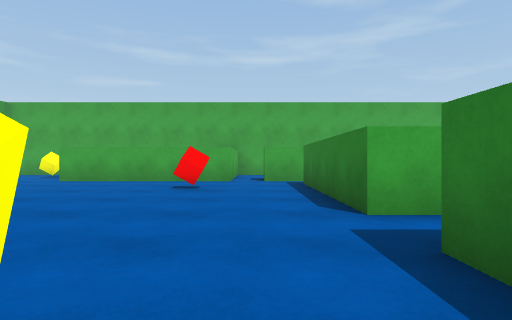
[1] (above)

22 first-person views from a walk through a scene from a Unity 3-D project. The camera is 0.62 m above the floor, looks level and sees 75° across. The floor is counted in squares, 1 m on a side. Each view is taken from the middle of a square. On the plan, view 1 faces up. The plan holds only what a view shows up to about 10 squares ahead; the rest is blank. The player is left out.

[2]
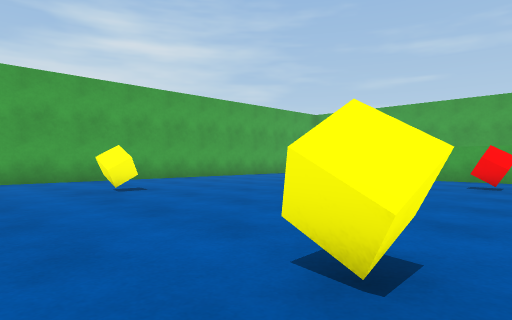

[3]
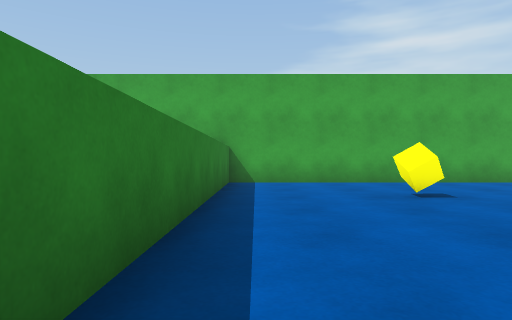

[4]
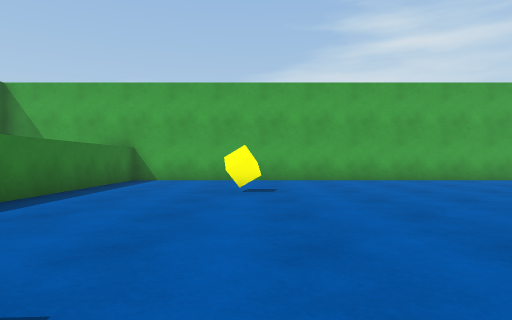

[5]
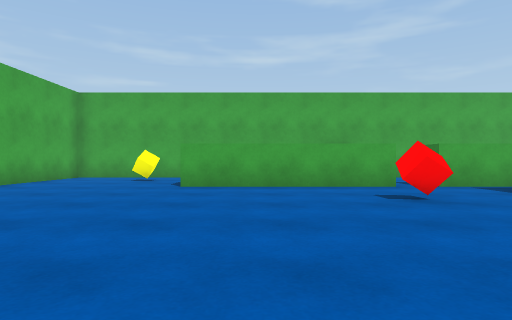

[6]
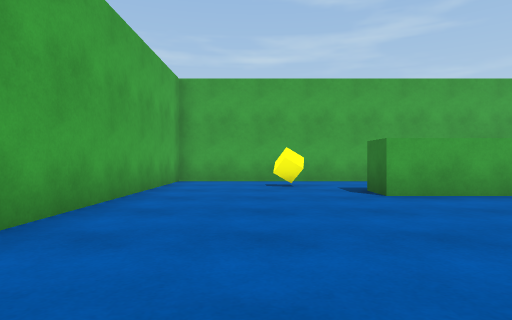

[7]
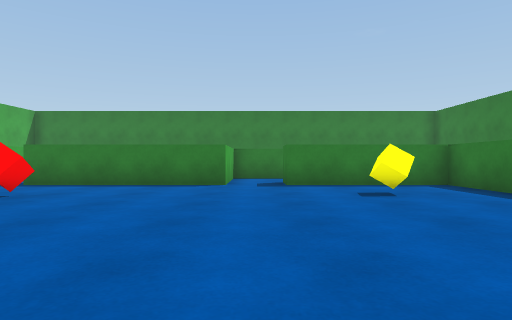

[8]
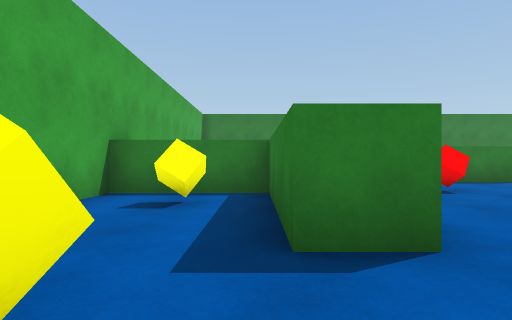

[9]
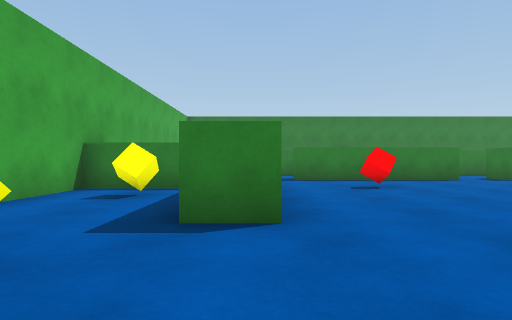

[10]
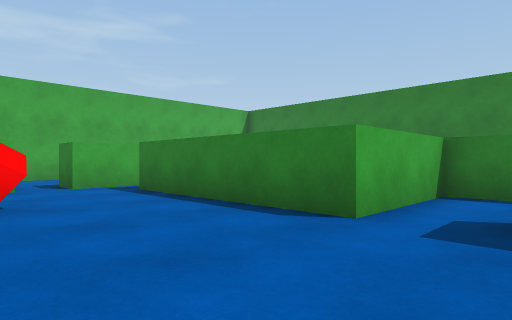

[11]
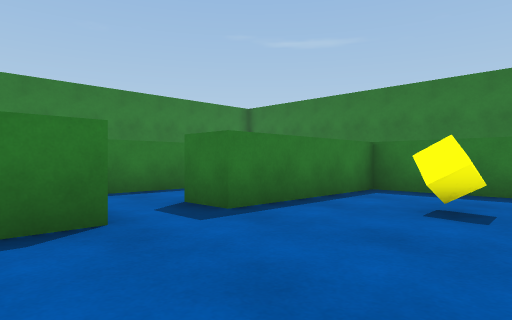

[12]
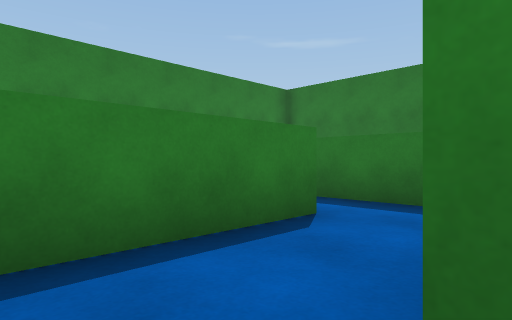

[13]
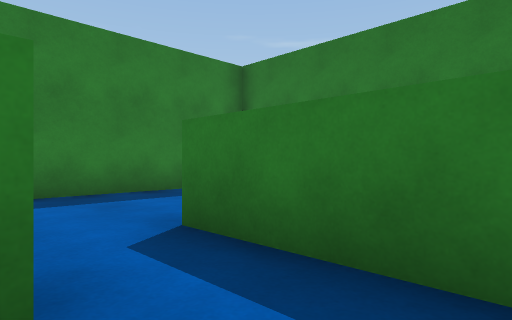

[14]
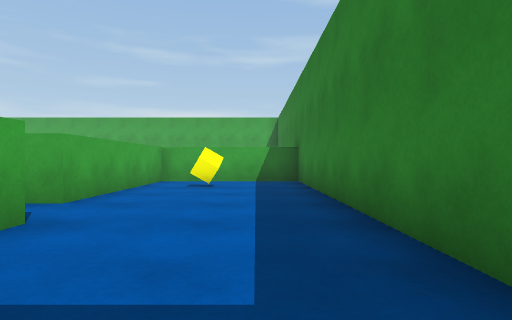

[15]
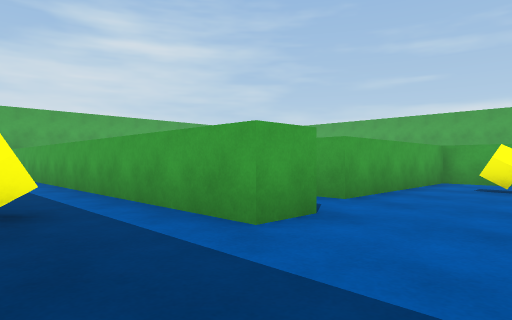

[16]
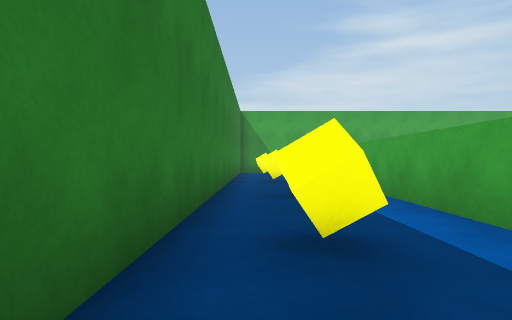

[17]
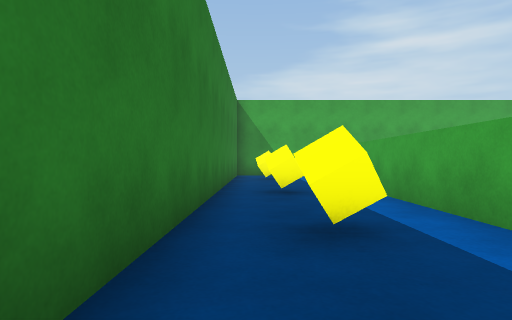

[18]
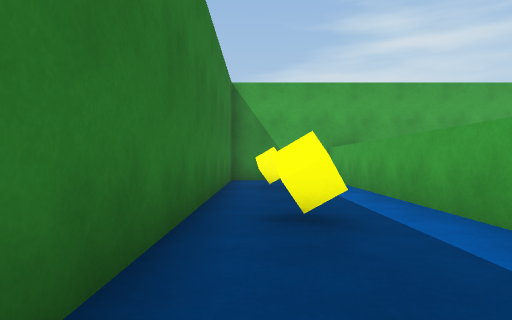

[19]
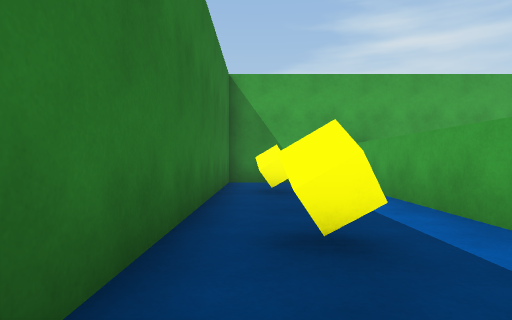

[20]
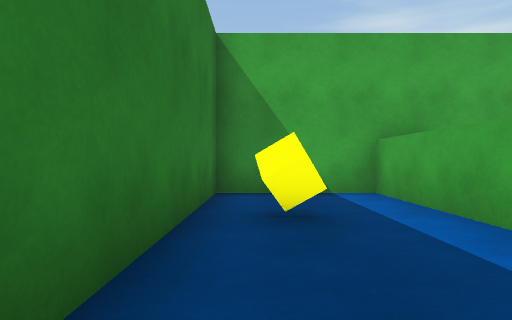

[21]
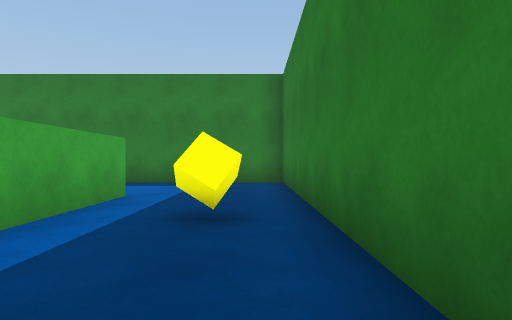

[22]
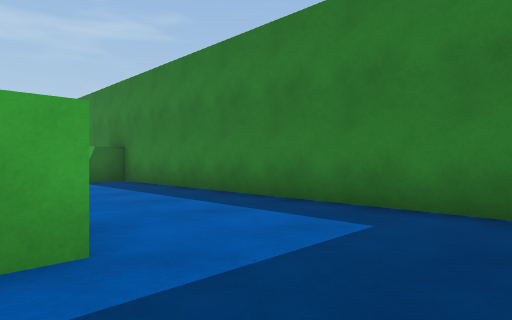

### Floor plan
Ten units are one square. View 1 is at (0, 0); x grows to the right and y downward. Boxes are objects, and circles mark ways between rooms. Rooms are numbered by the first view taken in them; rooms with no view inside come last. Other rooms are left out.
<svg viewBox="-107 -142 205 204">
<path fill="none" stroke="#000" d="M-6 -97 -57 -97 -57 -107 -18 -107 -18 -137 -102 -137 -102 18 13 18 13 -22 22 -22M25 -37 13 -37 13 -88M28 -97 3 -97 3 -108M42 2 42 -37 25 -37M53 2 46 2M31 18 58 18M58 18 58 27 -102 27 -102 57 93 57 93 -48 53 -48 53 2"/>
<rect x="-75" y="-25" width="10" height="10" fill="#bbb"><title>yellow cube</title></rect>
<rect x="-75" y="-125" width="10" height="10" fill="#bbb"><title>yellow cube</title></rect>
<rect x="-35" y="-125" width="10" height="10" fill="#bbb"><title>yellow cube</title></rect>
<rect x="-15" y="-5" width="10" height="10" fill="#bbb"><title>yellow cube</title></rect>
<rect x="-15" y="-75" width="10" height="10" fill="#bbb"><title>red cube</title></rect>
<rect x="-85" y="45" width="10" height="10" fill="#bbb"><title>yellow cube</title></rect>
<rect x="-35" y="35" width="10" height="10" fill="#bbb"><title>yellow cube</title></rect>
<rect x="-5" y="35" width="10" height="10" fill="#bbb"><title>yellow cube</title></rect>
<rect x="35" y="35" width="10" height="10" fill="#bbb"><title>yellow cube</title></rect>
<rect x="65" y="-35" width="10" height="10" fill="#bbb"><title>yellow cube</title></rect>
<circle cx="20" cy="-30" r="3" fill="#2a7"/>
<circle cx="50" cy="10" r="3" fill="#2a7"/>
<text x="-40" y="-50">1</text>
<text x="40" y="-10">2</text>
<text x="30" y="40">3</text>
</svg>
Room 1 opens to room 2. Room 2 opens to room 3.

Where each view was taken, in squares from view 1:
view 1: 0 up, 0 right, facing up
view 2: 1 down, 0 right, facing up-left
view 3: 1 down, 1 left, facing left
view 4: 2 up, 0 right, facing left
view 5: 2 up, 4 left, facing up
view 6: 4 up, 8 left, facing up
view 7: 3 up, 7 left, facing right
view 8: 11 up, 8 left, facing right
view 9: 10 up, 9 left, facing right
view 10: 2 up, 2 left, facing up-right
view 11: 5 up, 2 left, facing down-right
view 12: 3 up, 2 right, facing down-right
view 13: 0 up, 3 right, facing down-right
view 14: 5 down, 8 right, facing up
view 15: 5 down, 8 right, facing up-left
view 16: 5 down, 6 right, facing left
view 17: 5 down, 3 right, facing left
view 18: 5 down, 0 right, facing left
view 19: 5 down, 1 left, facing left
view 20: 5 down, 4 left, facing left
view 21: 5 down, 0 right, facing right
view 22: 5 down, 5 right, facing up-right
